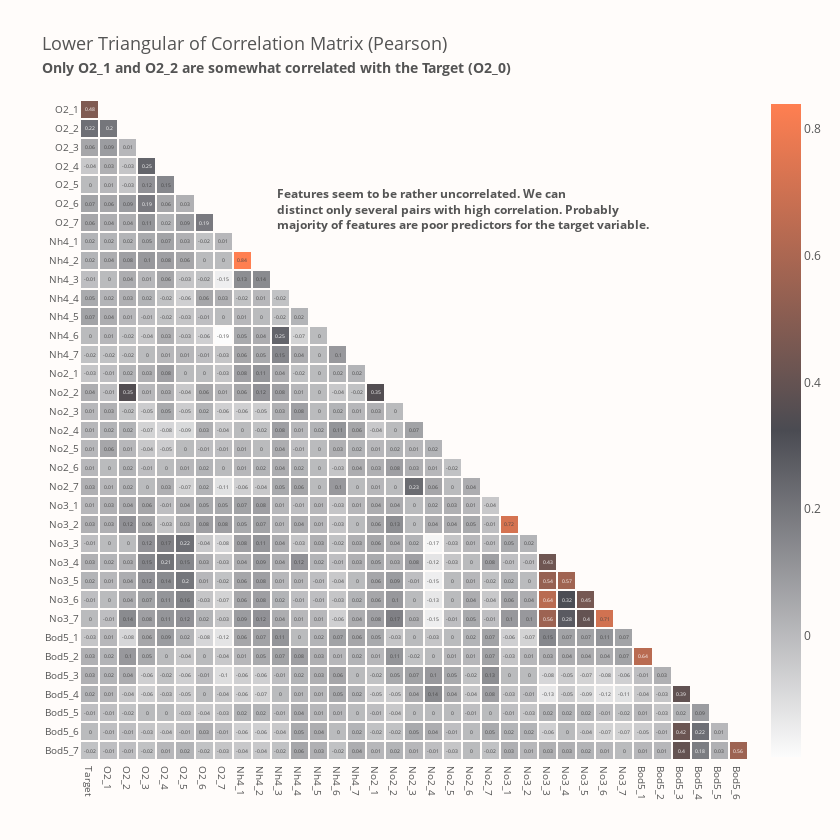

The notebook cell this image was saved under:
### Markdown cell above
<p style="
    font-size: 20px;
    font-family: 'JetBrains Mono';
    color: #4A4B52;
    border-bottom: 2px solid #FF7F51;
">
    <b>Numerical Summary - Observations</b> 📜
</p>

<p style="
    font-size: 16px;
    font-family: 'JetBrains Mono';
">
    At first sight, there we have a relevant outlier in the <code>Nh4_5</code> feature. <b>Even if the 99th percentile is about $30.26$, the maximum value is $3026$, which looks like a multiplication of it. Maybe it's something like an error?</b> As for the rest, there is rather nothing suspect. We will see that once more time and more closely on distribution plots later.<br><br>
    As for now let's have a look at the correlation matrix and hierarchical clustering. We should pay special attention to the first column (correlations with the target variable). 
</p>

### Code cell
pearson_corr = train.corr(method="pearson").round(2)
lower_triangular_corr = (
    pearson_corr.mask(np.triu(np.ones_like(pearson_corr, dtype=bool)))
    .dropna(axis="index", how="all")
    .dropna(axis="columns", how="all")
)

color_map = [[0.0, "#FCFCFC"], [0.5, "#4A4B52"], [1.0, "#FF7F51"]]

heatmap = go.Heatmap(
    z=lower_triangular_corr,
    x=lower_triangular_corr.columns,
    y=lower_triangular_corr.index,
    text=lower_triangular_corr.fillna(""),
    texttemplate="%{text}",
    xgap=2,
    ygap=2,
    showscale=True,
    colorscale=color_map,
    colorbar_len=1.02,
    hoverinfo="none",
)
fig = go.Figure(heatmap)
fig.add_annotation(
    x=9.7,
    y=5.3,
    align="left",
    xanchor="left",
    text="<b>Features seem to be rather uncorrelated. We can<br>"
    "distinct only several pairs with high correlation. Probably<br>"
    "majority of features are poor predictors for the target variable.</b>",
    showarrow=False,
)
fig.update_yaxes(tickfont_size=10)
fig.update_xaxes(tickfont_size=10)
fig.update_layout(
    font_color=FONT_COLOR,
    title="Lower Triangular of Correlation Matrix (Pearson)<br>"
    "<span style='font-size: 75%; font-weight: bold;'>"
    "Only O2_1 and O2_2 are somewhat correlated with the Target (O2_0)</span>",
    title_font_size=18,
    plot_bgcolor=BACKGROUND_COLOR,
    paper_bgcolor=BACKGROUND_COLOR,
    width=840,
    height=840,
    xaxis_showgrid=False,
    yaxis_showgrid=False,
    yaxis_autorange="reversed",
)
fig.show()

### Figure 1 — Plotly figure (JSON) as saved in the notebook; plotly's stock layout.template omitted (floating-point values rounded to 4 significant figures; data arrays with more than 128 entries replaced by an {"elided": "..."} marker saying what was removed)
{"data": [{"colorbar": {"len": 1.02}, "colorscale": [[0, "#FCFCFC"], [0.5, "#4A4B52"], [1, "#FF7F51"]], "hoverinfo": "none", "showscale": true, "text": {"elided": "35x35 mixed values"}, "texttemplate": "%{text}", "type": "heatmap", "x": ["Target", "O2_1", "O2_2", "O2_3", "O2_4", "O2_5", "O2_6", "O2_7", "Nh4_1", "Nh4_2", "Nh4_3", "Nh4_4", "Nh4_5", "Nh4_6", "Nh4_7", "No2_1", "No2_2", "No2_3", "No2_4", "No2_5", "No2_6", "No2_7", "No3_1", "No3_2", "No3_3", "No3_4", "No3_5", "No3_6", "No3_7", "Bod5_1", "Bod5_2", "Bod5_3", "Bod5_4", "Bod5_5", "Bod5_6"], "xgap": 2, "y": ["O2_1", "O2_2", "O2_3", "O2_4", "O2_5", "O2_6", "O2_7", "Nh4_1", "Nh4_2", "Nh4_3", "Nh4_4", "Nh4_5", "Nh4_6", "Nh4_7", "No2_1", "No2_2", "No2_3", "No2_4", "No2_5", "No2_6", "No2_7", "No3_1", "No3_2", "No3_3", "No3_4", "No3_5", "No3_6", "No3_7", "Bod5_1", "Bod5_2", "Bod5_3", "Bod5_4", "Bod5_5", "Bod5_6", "Bod5_7"], "ygap": 2, "z": {"elided": "35x35 float values"}}], "layout": {"annotations": [{"align": "left", "showarrow": false, "text": "<b>Features seem to be rather uncorrelated. We can<br>distinct only several pairs with high correlation. Probably<br>majority of features are poor predictors for the target variable.</b>", "x": 9.7, "xanchor": "left", "y": 5.3}], "font": {"color": "#545454"}, "height": 840, "paper_bgcolor": "#FFFCFA", "plot_bgcolor": "#FFFCFA", "title": {"font": {"size": 18}, "text": "Lower Triangular of Correlation Matrix (Pearson)<br><span style='font-size: 75%; font-weight: bold;'>Only O2_1 and O2_2 are somewhat correlated with the Target (O2_0)</span>"}, "width": 840, "xaxis": {"showgrid": false, "tickfont": {"size": 10}}, "yaxis": {"autorange": "reversed", "showgrid": false, "tickfont": {"size": 10}}}}
